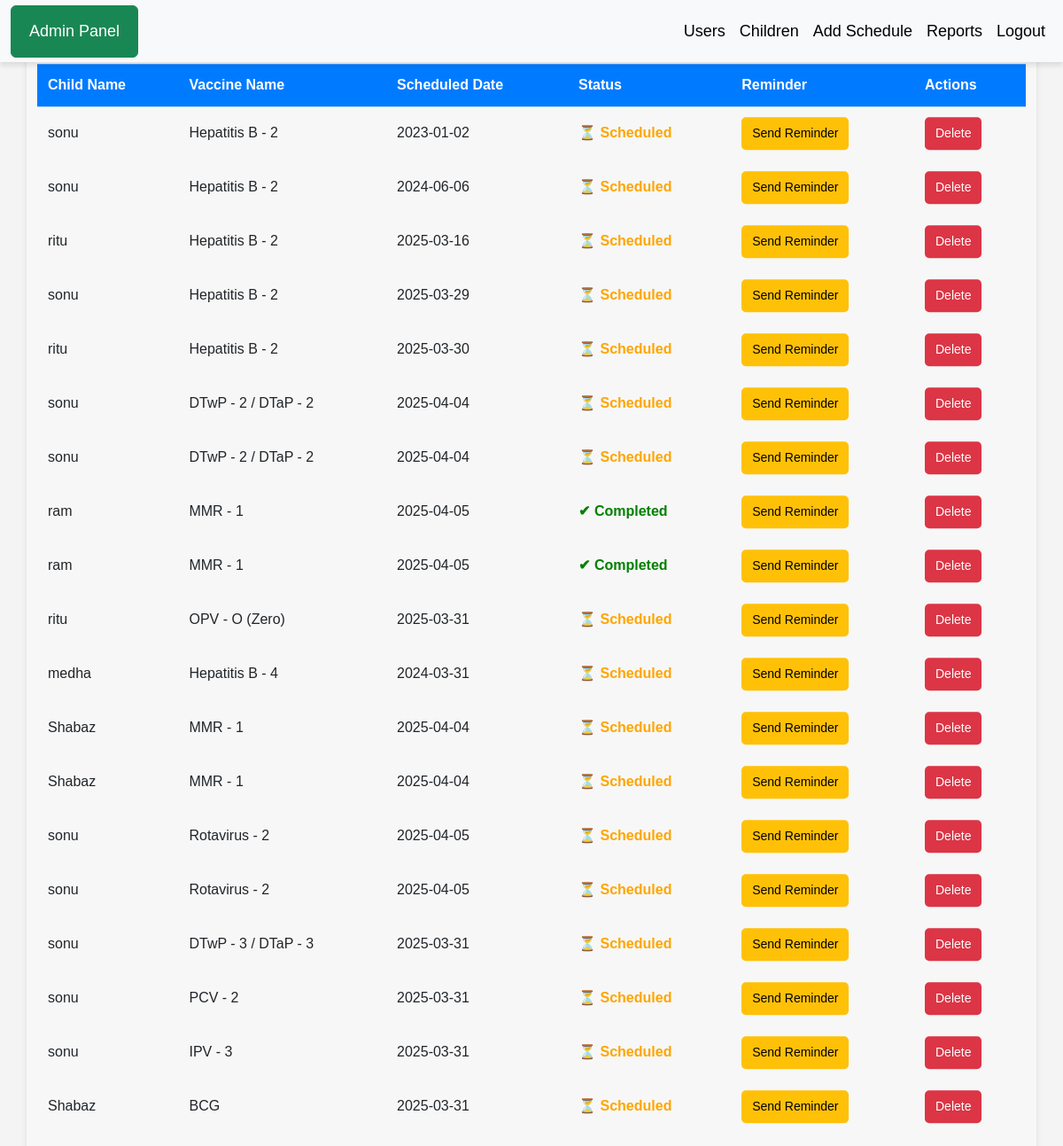
The app's page /admin/manage_vaccination_schedules.php (signed in) with its own data.
### tables this page shows
CREATE TABLE IF NOT EXISTS `vaccinationschedules` (
  `id` int(11) NOT NULL AUTO_INCREMENT,
  `child_id` int(11) NOT NULL,
  `vaccine_id` int(11) NOT NULL,
  `parent_id` int(11) NOT NULL,
  `scheduled_date` date NOT NULL,
  `status` enum('Scheduled','Completed') DEFAULT 'Scheduled',
  `reminder_sent` tinyint(1) DEFAULT '0',
  `administered` tinyint(1) DEFAULT '0',
  `recommended_date` date DEFAULT NULL,
  PRIMARY KEY (`id`),
  KEY `child_id` (`child_id`),
  KEY `vaccine_id` (`vaccine_id`),
  KEY `parent_id` (`parent_id`)
);

CREATE TABLE IF NOT EXISTS `children` (
  `id` int(11) NOT NULL AUTO_INCREMENT,
  `name` varchar(100) NOT NULL,
  `dob` date NOT NULL,
  `gender` enum('Male','Female','Other') NOT NULL,
  `parent_id` int(11) DEFAULT NULL,
  PRIMARY KEY (`id`)
);

CREATE TABLE IF NOT EXISTS `vaccines` (
  `id` int(11) NOT NULL AUTO_INCREMENT,
  `age_group` varchar(100) NOT NULL,
  `vaccine_name` varchar(255) NOT NULL,
  `age_in_months` int(11) NOT NULL,
  `due_days` int(11) NOT NULL,
  PRIMARY KEY (`id`)
);

### admin/manage_vaccination_schedules.php (the view, shortened to what this page needs)
<?php
include('../includes/db_connect.php');
$sql = "SELECT vaccinationschedules.id,
               children.name AS child_name,
               vaccines.vaccine_name AS vaccine_name,
               vaccinationschedules.scheduled_date,
               vaccinationschedules.status,
               vaccinationschedules.reminder_sent
        FROM vaccinationschedules
        JOIN children ON vaccinationschedules.child_id = children.id
        JOIN vaccines ON vaccinationschedules.vaccine_id = vaccines.id";
$result = $conn->query($sql);
?>
<!DOCTYPE html>
<html lang="en">
<head>
</head>
<body>
    <?php include 'navbar.php'; ?>
    <div class="container">
        <h2>Manage Vaccination Schedules</h2>
        <table>
            <tr>
                <th>Child Name</th>
                <th>Vaccine Name</th>
                <th>Scheduled Date</th>
                <th>Status</th>
                <th>Reminder</th>
                <th>Actions</th>
            </tr>
            <?php while ($row = $result->fetch_assoc()) { ?>
                <tr>
                    <td><?php echo htmlspecialchars($row['child_name']); ?></td>
                    <td><?php echo htmlspecialchars($row['vaccine_name']); ?></td>
                    <td><?php echo htmlspecialchars($row['scheduled_date']); ?></td>
                    <td class="<?php echo $row['status'] == 'Scheduled' ? 'status-scheduled' : 'status-completed'; ?>">
                        <?php echo $row['status'] == 'Scheduled' ? "⏳ Scheduled" : "✔ Completed"; ?>
                    </td>
                    <td>
                        <?php if ($row['reminder_sent'] == 1) { ?>
                            <span style="color: green; font-weight: bold;">✔ Sent</span>
                        <?php } else { ?>
                            <a href="../send_reminder.php?schedule_id=<?php echo $row['id']; ?>" class="action-btn" style="background-color: #ffc107; color: black;">
                                Send Reminder
                            </a>
                        <?php } ?>
                    </td>
                    <td>
                        <a href="delete_vaccination_schedule.php?id=<?php echo $row['id']; ?>" class="action-btn delete-btn">Delete</a>
                    </td>
                </tr>
            <?php } ?>
        </table>
    </div>
</body>
</html>

### admin/manage_vaccination_schedules.php (style rules this page uses)
body { font-family: Arial, sans-serif; background-color: #f4f4f9; padding: 20px; }
.container { max-width: 900px; position: absolute; top: 50%; left: 50%; transform: translate(-50%, -50%); background-color: rgba(255, 255, 255, 0.25); padding: 30px; border-radius: 10px; box-shadow: 0 4px 6px rgba(0, 0, 0, 0.1); }
h2 { text-align: center; color: #333; }
table { width: 100%; border-collapse: collapse; margin-top: 20px; }
th, td { border: 1px solid #ddd; padding: 12px; text-align: left; }
th { background-color: #007bff; color: white; }
.status-scheduled { color: orange; font-weight: bold; }
.status-completed { color: green; font-weight: bold; }
.action-btn { padding: 8px 12px; border: none; border-radius: 5px; cursor: pointer; text-decoration: none; color: white; font-size: 14px; display: inline-block; text-align: center; }
.delete-btn { background-color: #dc3545; }

### admin/navbar.php (style rules this page uses)
body { font-family: Arial, sans-serif; background-color: #f4f4f4; background-size:contain; background-position:center; background-repeat:no-repeat; height: 100vh; width: 190w; }

### records on screen
vaccinationschedules: children.name "sonu", vaccine.vaccine_name "Hepatitis B - 2", scheduled_date "2023-01-02", status "⏳ Scheduled"
vaccinationschedules: children.name "sonu", vaccine.vaccine_name "Hepatitis B - 2", scheduled_date "2024-06-06", status "⏳ Scheduled"
vaccinationschedules: children.name "ritu", vaccine.vaccine_name "Hepatitis B - 2", scheduled_date "2025-03-16", status "⏳ Scheduled"
vaccinationschedules: children.name "sonu", vaccine.vaccine_name "Hepatitis B - 2", scheduled_date "2025-03-29", status "⏳ Scheduled"
vaccinationschedules: children.name "ritu", vaccine.vaccine_name "Hepatitis B - 2", scheduled_date "2025-03-30", status "⏳ Scheduled"
vaccinationschedules: children.name "sonu", vaccine.vaccine_name "DTwP - 2 / DTaP - 2", scheduled_date "2025-04-04", status "⏳ Scheduled"
vaccinationschedules: children.name "sonu", vaccine.vaccine_name "DTwP - 2 / DTaP - 2", scheduled_date "2025-04-04", status "⏳ Scheduled"
vaccinationschedules: children.name "ram", vaccine.vaccine_name "MMR - 1", scheduled_date "2025-04-05", status "✔ Completed"
vaccinationschedules: children.name "ram", vaccine.vaccine_name "MMR - 1", scheduled_date "2025-04-05", status "✔ Completed"
vaccinationschedules: children.name "ritu", vaccine.vaccine_name "OPV - O (Zero)", scheduled_date "2025-03-31", status "⏳ Scheduled"
vaccinationschedules: children.name "medha", vaccine.vaccine_name "Hepatitis B - 4", scheduled_date "2024-03-31", status "⏳ Scheduled"
vaccinationschedules: children.name "Shabaz", vaccine.vaccine_name "MMR - 1", scheduled_date "2025-04-04", status "⏳ Scheduled"
vaccinationschedules: children.name "Shabaz", vaccine.vaccine_name "MMR - 1", scheduled_date "2025-04-04", status "⏳ Scheduled"
vaccinationschedules: children.name "sonu", vaccine.vaccine_name "Rotavirus - 2", scheduled_date "2025-04-05", status "⏳ Scheduled"
vaccinationschedules: children.name "sonu", vaccine.vaccine_name "Rotavirus - 2", scheduled_date "2025-04-05", status "⏳ Scheduled"
vaccinationschedules: children.name "sonu", vaccine.vaccine_name "DTwP - 3 / DTaP - 3", scheduled_date "2025-03-31", status "⏳ Scheduled"
vaccinationschedules: children.name "sonu", vaccine.vaccine_name "PCV - 2", scheduled_date "2025-03-31", status "⏳ Scheduled"
vaccinationschedules: children.name "sonu", vaccine.vaccine_name "IPV - 3", scheduled_date "2025-03-31", status "⏳ Scheduled"
vaccinationschedules: children.name "Shabaz", vaccine.vaccine_name "BCG", scheduled_date "2025-03-31", status "⏳ Scheduled"
